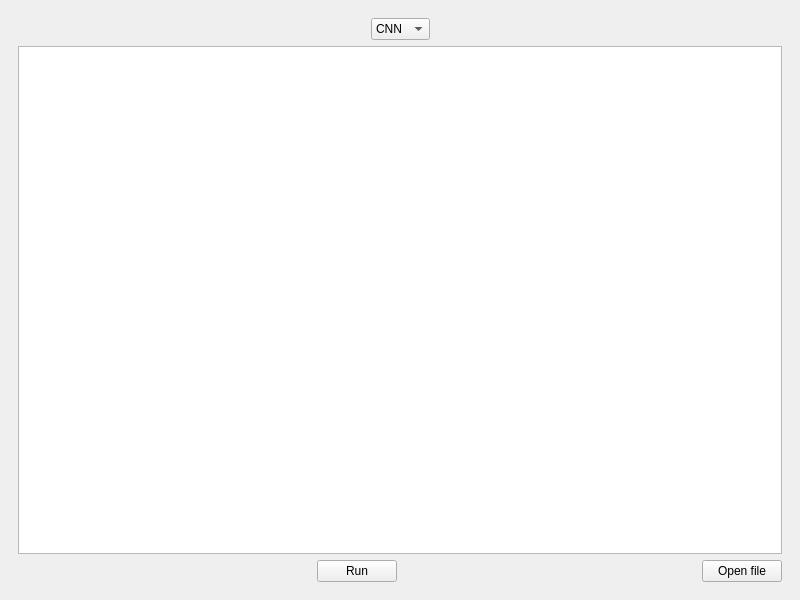
<?xml version="1.0" encoding="UTF-8"?>
<ui version="4.0">
 <class>MainWindow</class>
 <widget class="QMainWindow" name="MainWindow">
  <property name="geometry">
   <rect>
    <x>0</x>
    <y>0</y>
    <width>800</width>
    <height>600</height>
   </rect>
  </property>
  <property name="windowTitle">
   <string>MainWindow</string>
  </property>
  <widget class="QWidget" name="centralwidget">
   <layout class="QVBoxLayout" name="verticalLayout_2">
    <item>
     <widget class="QStackedWidget" name="stackedWidget">
      <property name="currentIndex">
       <number>0</number>
      </property>
      <widget class="QWidget" name="edit">
       <layout class="QVBoxLayout" name="verticalLayout">
        <item>
         <layout class="QHBoxLayout" name="horizontalLayout">
          <item>
           <spacer name="horizontalSpacer_2">
            <property name="orientation">
             <enum>Qt::Horizontal</enum>
            </property>
            <property name="sizeHint" stdset="0">
             <size>
              <width>40</width>
              <height>20</height>
             </size>
            </property>
           </spacer>
          </item>
          <item>
           <widget class="QComboBox" name="modelBox">
            <item>
             <property name="text">
              <string>CNN</string>
             </property>
            </item>
            <item>
             <property name="text">
              <string>HMM</string>
             </property>
            </item>
           </widget>
          </item>
          <item>
           <spacer name="horizontalSpacer_3">
            <property name="orientation">
             <enum>Qt::Horizontal</enum>
            </property>
            <property name="sizeHint" stdset="0">
             <size>
              <width>40</width>
              <height>20</height>
             </size>
            </property>
           </spacer>
          </item>
         </layout>
        </item>
        <item>
         <layout class="QHBoxLayout" name="horizontalLayout_5">
          <item>
           <widget class="QGraphicsView" name="imgView"/>
          </item>
         </layout>
        </item>
        <item>
         <layout class="QHBoxLayout" name="horizontalLayout_3">
          <item>
           <spacer name="horizontalSpacer_4">
            <property name="orientation">
             <enum>Qt::Horizontal</enum>
            </property>
            <property name="sizeHint" stdset="0">
             <size>
              <width>50</width>
              <height>20</height>
             </size>
            </property>
           </spacer>
          </item>
          <item>
           <widget class="QPushButton" name="runButton">
            <property name="maximumSize">
             <size>
              <width>100</width>
              <height>16777215</height>
             </size>
            </property>
            <property name="text">
             <string>Run</string>
            </property>
           </widget>
          </item>
          <item>
           <spacer name="horizontalSpacer">
            <property name="orientation">
             <enum>Qt::Horizontal</enum>
            </property>
            <property name="sizeHint" stdset="0">
             <size>
              <width>30</width>
              <height>20</height>
             </size>
            </property>
           </spacer>
          </item>
          <item>
           <widget class="QPushButton" name="openButton">
            <property name="maximumSize">
             <size>
              <width>100</width>
              <height>16777215</height>
             </size>
            </property>
            <property name="text">
             <string>Open file</string>
            </property>
           </widget>
          </item>
         </layout>
        </item>
       </layout>
      </widget>
      <widget class="QWidget" name="page_2">
       <layout class="QVBoxLayout" name="verticalLayout_3">
        <item>
         <layout class="QHBoxLayout" name="horizontalLayout_4">
          <item>
           <widget class="QPushButton" name="startButton">
            <property name="maximumSize">
             <size>
              <width>200</width>
              <height>100</height>
             </size>
            </property>
            <property name="text">
             <string>Start</string>
            </property>
           </widget>
          </item>
         </layout>
        </item>
       </layout>
      </widget>
     </widget>
    </item>
   </layout>
  </widget>
 </widget>
 <resources/>
 <connections/>
</ui>
